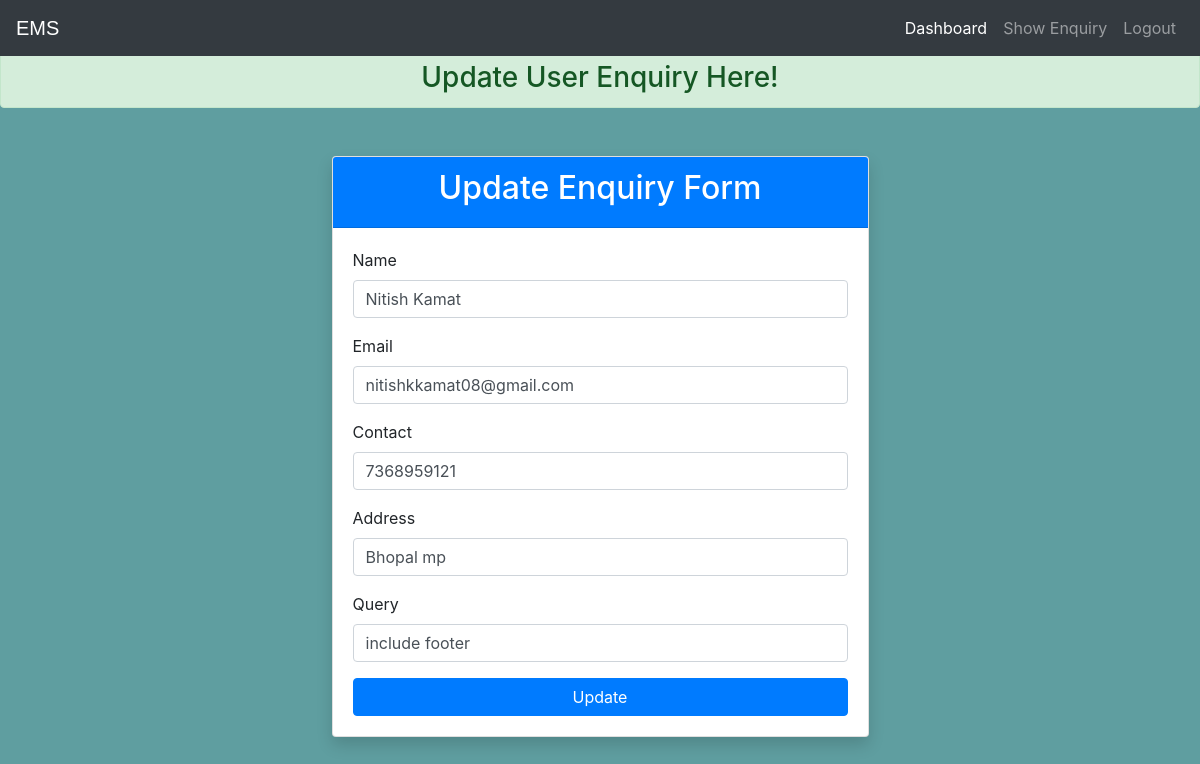
Screenshot of /user/update/18/ with the database file from the repository.
### user_enquiry/models.py (models this page shows)
class EnquiryDatabase(models.Model):
    Name=models.CharField(max_length=50,null=False)
    Email=models.EmailField(max_length=50,null=False)
    Contact=models.IntegerField(null=False)
    Address=models.CharField(max_length=100,null=False)
    Query=models.CharField(max_length=200,null=False)

### user_enquiry/views.py (the view, shortened to what this page needs)
# urls.py: path('update/<int:id>/',views.updatedata,name="updatedata"),
def updatedata(req,id):
	data=EnquiryDatabase.objects.get(pk=id)
	return render(req,"update.html",{'data':data})

### templates/update.html (shortened to what this page needs)
{% load static %}
<!DOCTYPE html>
<html>
<head>
	<link rel="stylesheet" href="https://stackpath.bootstrapcdn.com/bootstrap/4.3.1/css/bootstrap.min.css">
	<link rel="stylesheet" href="https://maxcdn.bootstrapcdn.com/font-awesome/4.7.0/css/font-awesome.min.css">
</head>
<body>
	{% include 'navbaradmin.html' %}
	<br>
	<br>
	<center><h3 style=" margin-bottom: 0px;"class = 'alert alert-success'>Update User Enquiry Here!</h3></center>
   <div class="container p-5">
	<div class="row justify-content-center h-100">
		<div class="card w-50 my-auto shadow">
			 <div class="card-header text-center bg-primary text-white">
				 <h2>Update Enquiry Form</h2>
			 </div>
			 <div class="card-body">
				<form action="{% url 'updatedata' data.id %}" method="POST">
			   <div class="form-group">
						 <label for="name">Name</label>
						 <input type="text" placeholder="Your Fullname" id="name" class="form-control" value="{{data.Name}}" name="name" required="">
					 </div>
					 <div class="form-group">
						 <label for="email">Email</label>
						 <input type="email" placeholder="Your Email" id="email" class="form-control" name="email" value="{{data.Email}}" required="">
					 </div>
					 <div class="form-group">
						 <label for="contact">Contact</label>
						 <input type="text" placeholder="Your Contact" id="contact" class="form-control" name="contact" value="{{data.Contact}}" required="">
					 </div>
					 <div class="form-group">
						 <label for="address">Address</label>
						 <input type="text" placeholder="Your Address" id="address" class="form-control" name="address" value="{{data.Address}}" required="">
					 </div>
					 <div class="form-group">
						<label for="query">Query</label>
						<input type="text" placeholder="Your Query" id="query" class="form-control" name="query" value="{{data.Query}}" required="">
					</div>
			   <input type="submit" class="btn btn-primary w-100" value="Update">
				 </form>
			 </div>
		</div>
	</div>
</div>
</body>
</html>

### templates/update.html (style rules this page uses)
body { background-color:cadetblue!important; }

### rows the page displays
EnquiryDatabase: name "Nitish Kamat", email "nitishkkamat08@gmail.com", contact "7368959121", address "Bhopal mp", query "include footer"
